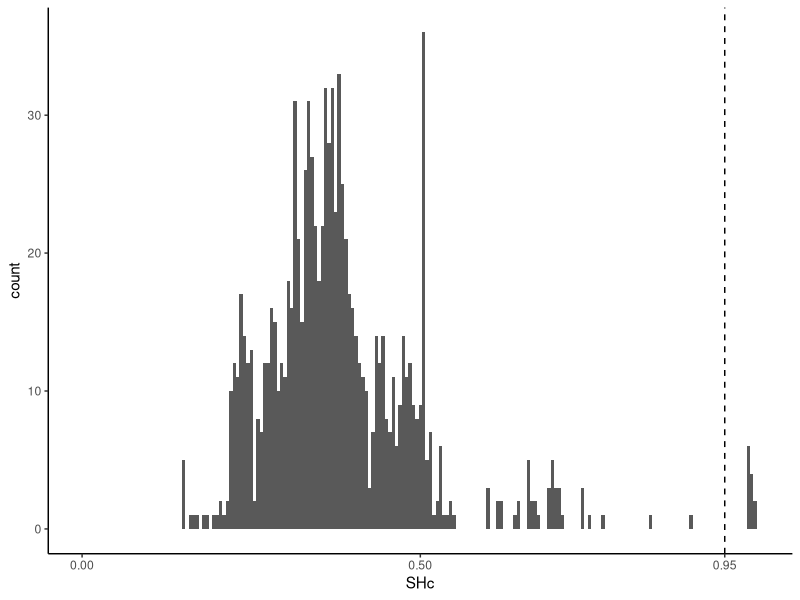
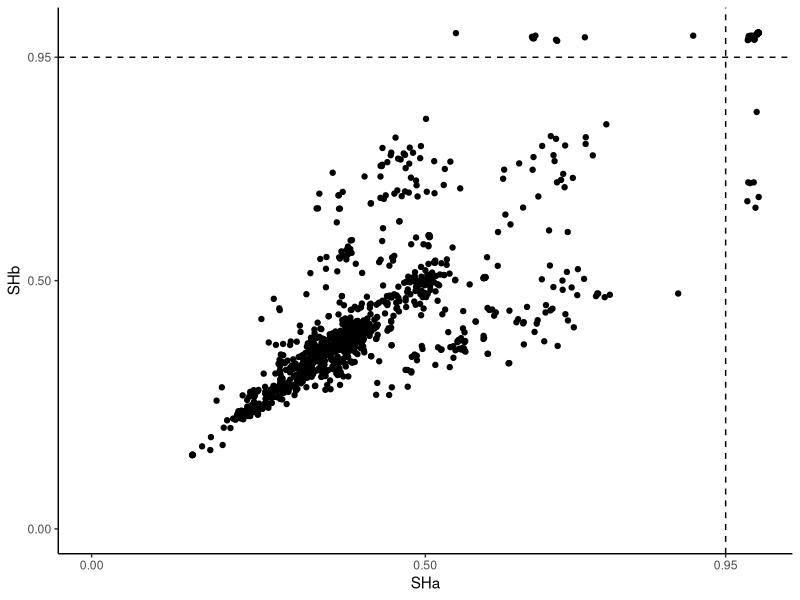

Reproduce these figures in R, in order.
#!/usr/bin/env Rscript
library(ggplot2)
obj <- read.table("reFormat.txt", header = TRUE)

pdf("shc.pdf", width = 4, height = 4)
ggplot(obj, aes(SHc)) +
  geom_histogram(binwidth = 0.005) +
  geom_vline(xintercept = 0.95, linetype = "dashed") +
  theme_classic() +
  scale_x_continuous(limits = c(0.0, 1.0), breaks = c(0, 0.5, 0.95))
dev.off()



pdf("selfing.pdf", width = 4, height = 4)
ggplot(obj, aes(SHa, SHb)) +
  geom_point() +
  geom_vline(xintercept = 0.95, linetype = "dashed") +
  geom_hline(yintercept = 0.95, linetype = "dashed") +
  theme_classic() +
  scale_x_continuous(limits = c(0.0, 1.0), breaks = c(0, 0.5, 0.95)) +
  scale_y_continuous(limits = c(0.0, 1.0), breaks = c(0, 0.5, 0.95))
dev.off()
